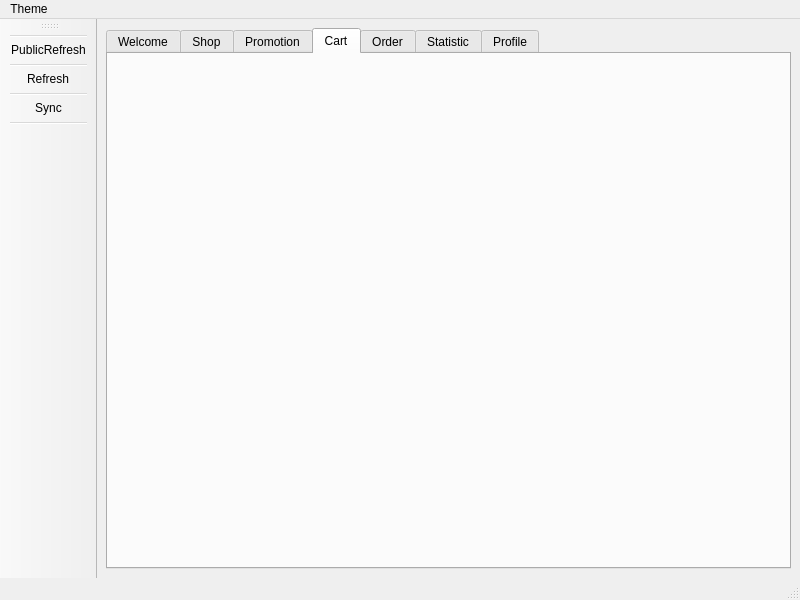
<?xml version="1.0" encoding="UTF-8"?>
<ui version="4.0">
 <class>MainWindow</class>
 <widget class="QMainWindow" name="MainWindow">
  <property name="geometry">
   <rect>
    <x>0</x>
    <y>0</y>
    <width>800</width>
    <height>600</height>
   </rect>
  </property>
  <property name="windowTitle">
   <string>Microtrade</string>
  </property>
  <property name="styleSheet">
   <string notr="true"/>
  </property>
  <widget class="QWidget" name="centralwidget">
   <layout class="QGridLayout" name="gridLayout">
    <item row="0" column="0">
     <widget class="QTabWidget" name="tabWidget">
      <property name="currentIndex">
       <number>3</number>
      </property>
      <widget class="WelcomeWidget" name="welcomeTab">
       <attribute name="title">
        <string>Welcome</string>
       </attribute>
      </widget>
      <widget class="ShopWidget" name="shopTab">
       <attribute name="title">
        <string>Shop</string>
       </attribute>
      </widget>
      <widget class="PromotionWidget" name="promotionTab">
       <attribute name="title">
        <string>Promotion</string>
       </attribute>
      </widget>
      <widget class="CartWidget" name="cartTab">
       <attribute name="title">
        <string>Cart</string>
       </attribute>
      </widget>
      <widget class="OrderWidget" name="orderTab">
       <attribute name="title">
        <string>Order</string>
       </attribute>
      </widget>
      <widget class="StatisticWidget" name="statisticTab">
       <attribute name="title">
        <string>Statistic</string>
       </attribute>
      </widget>
      <widget class="ProfileWidget" name="profileTab">
       <attribute name="title">
        <string>Profile</string>
       </attribute>
      </widget>
     </widget>
    </item>
   </layout>
  </widget>
  <widget class="QMenuBar" name="menubar">
   <property name="geometry">
    <rect>
     <x>0</x>
     <y>0</y>
     <width>800</width>
     <height>24</height>
    </rect>
   </property>
   <widget class="QMenu" name="menuTheme">
    <property name="title">
     <string>Theme</string>
    </property>
    <addaction name="actionAutoTheme"/>
    <addaction name="actionLightTheme"/>
    <addaction name="actionDarkTheme"/>
    <addaction name="actionMcTheme"/>
   </widget>
   <addaction name="menuTheme"/>
  </widget>
  <widget class="QStatusBar" name="statusbar"/>
  <widget class="QToolBar" name="toolBar">
   <property name="windowTitle">
    <string>toolBar</string>
   </property>
   <attribute name="toolBarArea">
    <enum>LeftToolBarArea</enum>
   </attribute>
   <attribute name="toolBarBreak">
    <bool>false</bool>
   </attribute>
   <addaction name="separator"/>
   <addaction name="actionPublicRefresh"/>
   <addaction name="separator"/>
   <addaction name="actionPrivateRefresh"/>
   <addaction name="separator"/>
   <addaction name="actionSync"/>
   <addaction name="separator"/>
  </widget>
  <action name="actionPrivateRefresh">
   <property name="icon">
    <iconset theme="QIcon::ThemeIcon::ViewRefresh"/>
   </property>
   <property name="text">
    <string>Refresh</string>
   </property>
   <property name="toolTip">
    <string>Update resources of the current  user.</string>
   </property>
   <property name="menuRole">
    <enum>QAction::MenuRole::NoRole</enum>
   </property>
  </action>
  <action name="actionPublicRefresh">
   <property name="icon">
    <iconset theme="QIcon::ThemeIcon::AddressBookNew"/>
   </property>
   <property name="text">
    <string>PublicRefresh</string>
   </property>
   <property name="toolTip">
    <string>Update the resources of the shop.</string>
   </property>
   <property name="menuRole">
    <enum>QAction::MenuRole::NoRole</enum>
   </property>
  </action>
  <action name="actionSync">
   <property name="icon">
    <iconset theme="QIcon::ThemeIcon::SyncSynchronizing"/>
   </property>
   <property name="text">
    <string>Sync</string>
   </property>
   <property name="toolTip">
    <string>Sync the current state to the remote.</string>
   </property>
   <property name="menuRole">
    <enum>QAction::MenuRole::NoRole</enum>
   </property>
  </action>
  <action name="actionLightTheme">
   <property name="checkable">
    <bool>true</bool>
   </property>
   <property name="text">
    <string>Light</string>
   </property>
  </action>
  <action name="actionDarkTheme">
   <property name="checkable">
    <bool>true</bool>
   </property>
   <property name="text">
    <string>Dark</string>
   </property>
  </action>
  <action name="actionMcTheme">
   <property name="checkable">
    <bool>true</bool>
   </property>
   <property name="text">
    <string>MC</string>
   </property>
  </action>
  <action name="actionAutoTheme">
   <property name="checkable">
    <bool>true</bool>
   </property>
   <property name="checked">
    <bool>true</bool>
   </property>
   <property name="text">
    <string>Auto</string>
   </property>
  </action>
 </widget>
 <customwidgets>
  <customwidget>
   <class>WelcomeWidget</class>
   <extends>QWidget</extends>
   <header>welcomewidget.h</header>
   <container>1</container>
  </customwidget>
  <customwidget>
   <class>CartWidget</class>
   <extends>QWidget</extends>
   <header>cartwidget.h</header>
   <container>1</container>
  </customwidget>
  <customwidget>
   <class>OrderWidget</class>
   <extends>QWidget</extends>
   <header>orderwidget.h</header>
   <container>1</container>
  </customwidget>
  <customwidget>
   <class>ProfileWidget</class>
   <extends>QWidget</extends>
   <header>profilewidget.h</header>
   <container>1</container>
  </customwidget>
  <customwidget>
   <class>ShopWidget</class>
   <extends>QWidget</extends>
   <header>shopwidget.h</header>
   <container>1</container>
  </customwidget>
  <customwidget>
   <class>PromotionWidget</class>
   <extends>QWidget</extends>
   <header>promotionwidget.h</header>
   <container>1</container>
  </customwidget>
  <customwidget>
   <class>StatisticWidget</class>
   <extends>QWidget</extends>
   <header>statisticwidget.h</header>
   <container>1</container>
  </customwidget>
 </customwidgets>
 <resources/>
 <connections/>
</ui>
